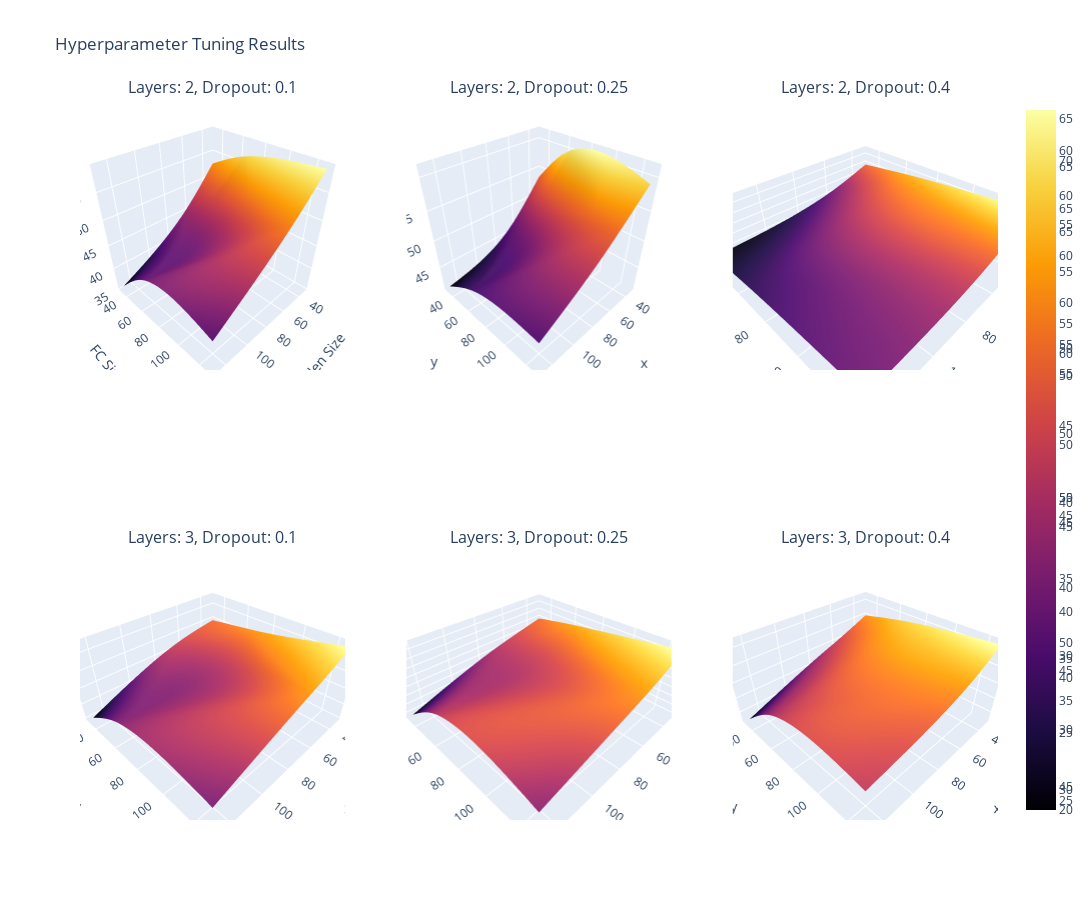

The notebook cell saved with this chart:
### Code cell
x = []
y = []
z = []

for idx, values in scores_dict.items():
    hidden_size = values['hidden_size']
    fc_size = values['fc_size']
    score = values['score']
    num_layers = values['num_layers']
    dropout = values['dropout']
    
    x.append(hidden_size)
    y.append(fc_size)
    z.append(score)

x = np.array(x)
y = np.array(y)
z = np.array(z)

num_layers_values = sorted(set(v['num_layers'] for v in scores_dict.values()))
dropout_values = sorted(set(v['dropout'] for v in scores_dict.values()))

fig = make_subplots(rows=len(num_layers_values), cols=len(dropout_values),
                    subplot_titles=[f'Layers: {nl}, Dropout: {dp}' for nl in num_layers_values for dp in dropout_values],
                    specs=[[{'type': 'surface'} for _ in dropout_values] for _ in num_layers_values])

for row_idx, num_layers in enumerate(num_layers_values):
    for col_idx, dropout in enumerate(dropout_values):
        mask = [(values['num_layers'] == num_layers and values['dropout'] == dropout) for values in scores_dict.values()]
        subplot_x = np.array([values['hidden_size'] for i, values in scores_dict.items() if mask[i]])
        subplot_y = np.array([values['fc_size'] for i, values in scores_dict.items() if mask[i]])
        subplot_z = np.array([values['score'] for i, values in scores_dict.items() if mask[i]])
        
        xi = np.linspace(subplot_x.min(), subplot_x.max(), 100)
        yi = np.linspace(subplot_y.min(), subplot_y.max(), 100)
        X, Y = np.meshgrid(xi, yi)
        Z = griddata((subplot_x, subplot_y), subplot_z, (X, Y), method='cubic')

        fig.add_trace(
            go.Surface(x=xi, y=yi, z=Z, colorscale='Inferno'),
            row=row_idx + 1, col=col_idx + 1
        )

# Update layout
fig.update_layout(
    title='Hyperparameter Tuning Results',
    scene=dict(
        xaxis_title='Hidden Size',
        yaxis_title='FC Size',
        zaxis_title='Score'
    ),
    height=900, width=1200,
    showlegend=False
)

fig.show()
